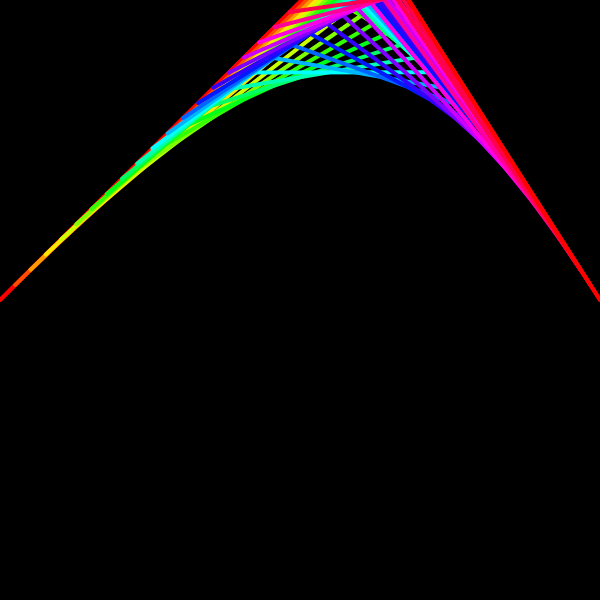
Frame 1 (no input)
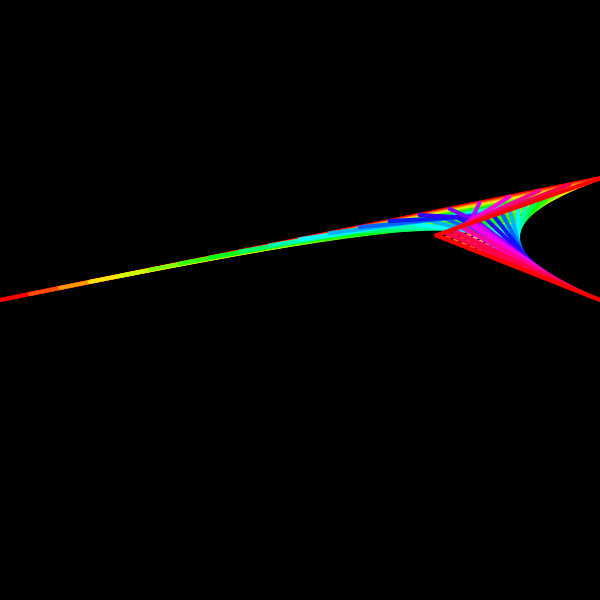
Frame 60 (no input)
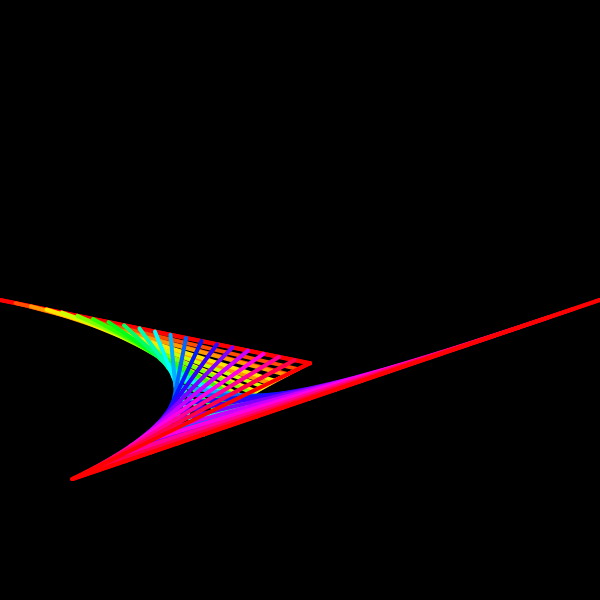
Frame 120 (the mouse pressed at the canvas centre since frame 60)

The p5.js sketch that drew these frames (run headless with seeded random() and noise() and a simulated clock; from frame 60 on, the mouse is pressed at the canvas centre):

// p5.js sketch
// ── sketch.js
function setup() {
  createCanvas(600, 600);
  p0 = new Particle(0,300);
  p1 = new Particle(300,0);
  p2 = new Particle(400,0);
  p3 = new Particle(600,300);
}

function draw() {
  background(0);
  stroke(255);
  strokeWeight(4);
  
  
  p1.update();
  p2.update();
  
  
  let delta = 0.05;
  colorMode(HSB);
  
  
  noFill();
  
  for(let t=0; t<=1.00001; t+=delta)
    {
      stroke(t*360,255,255);
      //line(x1,y1,x2,y2);
      let v = cubic(p0,p1,p2,p3,t);
    }
}

function cubic(p0,p1,p2,p3,t)
{
  let v1 = quadratic(p0,p1,p2,t);
  let v2 = quadratic(p1,p2,p3,t);
  let x = lerp(v1.x, v2.x, t);
  let y = lerp(v1.y, v2.y, t);
  
  
  line(v1.x,v1.y,v2.x,v2.y);
  return createVector(x,y);
}

function quadratic(p0,p1,p2,t) {
      let x1 = lerp(p0.x,p1.x,t);
      let y1 = lerp(p0.y,p1.y,t);
      let x2 = lerp(p1.x,p2.x,t);
      let y2 = lerp(p1.y,p2.y,t);
      let x = lerp(x1,x2,t);
      let y = lerp(y1,y2,t);
  line(x1,y1,x2,y2)
    return createVector(x,y);
}

// ── particle.js
class Particle {
  constructor(x,y){
    this.x = x;
    this.y = y;
    this.dx = random(-10,10);
    this.dy = random(-10,10);
  }
  
   update() {
     let paused = false;
     let dx2;
     let dy2;
    if(keyIsPressed===false){
    this.x += this.dx;
    this.y += this.dy;
    }  
    
    if(this.x>=width||this.x<0) {
      this.dx *= -1;
    }
     
    if(this.y>=height||this.y<0) {
      this.dy *= -1;
    }
     
    if(keyIsDown(32)&&paused===false){{
      dx2=this.dx;
      dy2= this.dy
      this.dx = 0;
      this.dy = 0;
      paused=true;
    }
   if(keyIsDown(32)&&paused===true){
     this.dx=dx2
     this.dy=dy2
     paused=false
   }
   }
    if(keyIsDown(UP_ARROW)){
      this.dx+=1
      this.dy+=1
    }
    else if(keyIsDown(DOWN_ARROW)){
      this.dx/=2
      this.dy/=2
    }
  }
}
